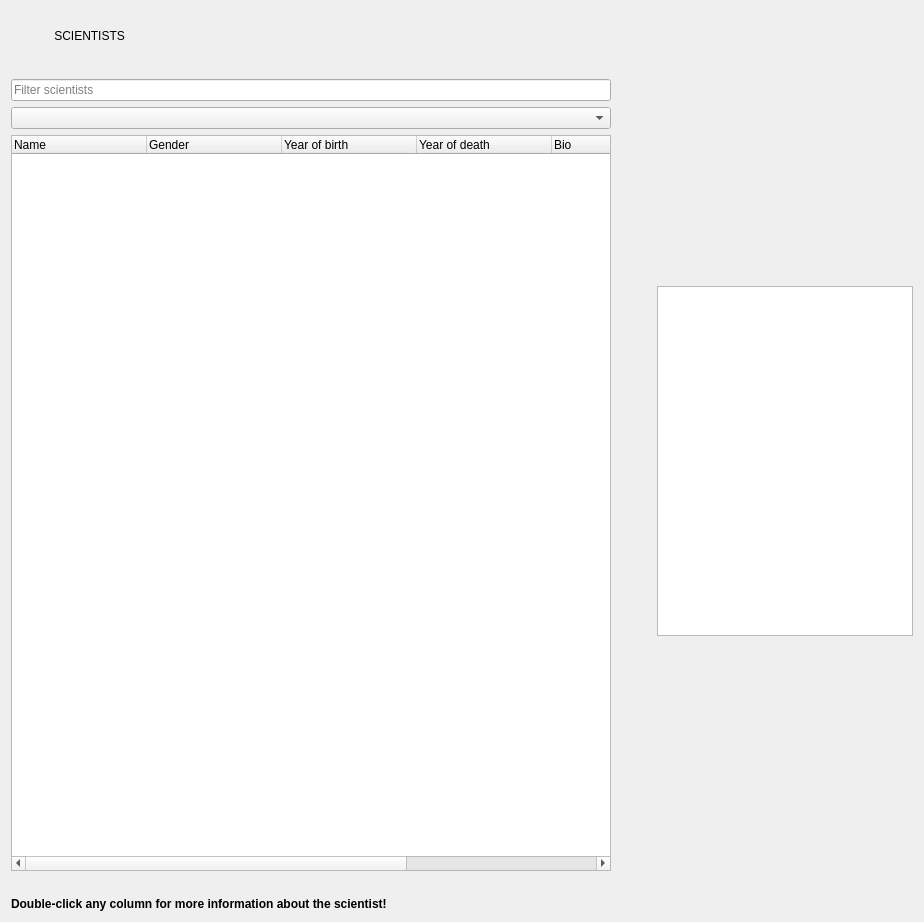
          <widget class="QWidget" name="tab">
           <attribute name="icon">
            <iconset resource="images.qrc">
             <normaloff>:/Buttons/skil3-scientists.png</normaloff>:/Buttons/skil3-scientists.png</iconset>
           </attribute>
           <attribute name="title">
            <string/>
           </attribute>
           <layout class="QHBoxLayout" name="horizontalLayout_13">
            <item>
             <spacer name="horizontalSpacer_5">
              <property name="orientation">
               <enum>Qt::Horizontal</enum>
              </property>
              <property name="sizeType">
               <enum>QSizePolicy::Fixed</enum>
              </property>
              <property name="sizeHint" stdset="0">
               <size>
                <width>0</width>
                <height>20</height>
               </size>
              </property>
             </spacer>
            </item>
            <item>
             <layout class="QVBoxLayout" name="verticalLayout">
              <item>
               <widget class="QLabel" name="label_12">
                <property name="minimumSize">
                 <size>
                  <width>0</width>
                  <height>50</height>
                 </size>
                </property>
                <property name="maximumSize">
                 <size>
                  <width>16777215</width>
                  <height>50</height>
                 </size>
                </property>
                <property name="styleSheet">
                 <string notr="true">font: 18pt &quot;Agency FB&quot;;
image: url(:/Buttons/skil3-scientists.png);
image-position: left;</string>
                </property>
                <property name="text">
                 <string>             SCIENTISTS</string>
                </property>
               </widget>
              </item>
              <item>
               <spacer name="verticalSpacer_15">
                <property name="orientation">
                 <enum>Qt::Vertical</enum>
                </property>
                <property name="sizeType">
                 <enum>QSizePolicy::Fixed</enum>
                </property>
                <property name="sizeHint" stdset="0">
                 <size>
                  <width>20</width>
                  <height>12</height>
                 </size>
                </property>
               </spacer>
              </item>
              <item>
               <widget class="QLineEdit" name="lineEditScientists">
                <property name="minimumSize">
                 <size>
                  <width>600</width>
                  <height>0</height>
                 </size>
                </property>
                <property name="maximumSize">
                 <size>
                  <width>900</width>
                  <height>16777215</height>
                 </size>
                </property>
                <property name="placeholderText">
                 <string>Filter scientists</string>
                </property>
               </widget>
              </item>
              <item>
               <widget class="QComboBox" name="dropDownScientists">
                <property name="minimumSize">
                 <size>
                  <width>600</width>
                  <height>0</height>
                 </size>
                </property>
                <property name="maximumSize">
                 <size>
                  <width>900</width>
                  <height>16777215</height>
                 </size>
                </property>
               </widget>
              </item>
              <item>
               <widget class="QTableWidget" name="tableScientists">
                <property name="minimumSize">
                 <size>
                  <width>600</width>
                  <height>0</height>
                 </size>
                </property>
                <property name="maximumSize">
                 <size>
                  <width>900</width>
                  <height>16777215</height>
                 </size>
                </property>
                <property name="autoFillBackground">
                 <bool>true</bool>
                </property>
                <property name="editTriggers">
                 <set>QAbstractItemView::NoEditTriggers</set>
                </property>
                <property name="alternatingRowColors">
                 <bool>true</bool>
                </property>
                <property name="showGrid">
                 <bool>false</bool>
                </property>
                <property name="sortingEnabled">
                 <bool>true</bool>
                </property>
                <attribute name="horizontalHeaderCascadingSectionResizes">
                 <bool>false</bool>
                </attribute>
                <attribute name="horizontalHeaderDefaultSectionSize">
                 <number>135</number>
                </attribute>
                <attribute name="horizontalHeaderMinimumSectionSize">
                 <number>70</number>
                </attribute>
                <attribute name="horizontalHeaderStretchLastSection">
                 <bool>true</bool>
                </attribute>
                <attribute name="verticalHeaderDefaultSectionSize">
                 <number>30</number>
                </attribute>
                <column>
                 <property name="text">
                  <string>Name</string>
                 </property>
                 <property name="textAlignment">
                  <set>AlignLeading|AlignVCenter</set>
                 </property>
                </column>
                <column>
                 <property name="text">
                  <string>Gender</string>
                 </property>
                 <property name="textAlignment">
                  <set>AlignLeading|AlignVCenter</set>
                 </property>
                </column>
                <column>
                 <property name="text">
                  <string>Year of birth</string>
                 </property>
                 <property name="textAlignment">
                  <set>AlignLeading|AlignVCenter</set>
                 </property>
                </column>
                <column>
                 <property name="text">
                  <string>Year of death</string>
                 </property>
                 <property name="textAlignment">
                  <set>AlignLeading|AlignVCenter</set>
                 </property>
                </column>
                <column>
                 <property name="text">
                  <string>Bio</string>
                 </property>
                 <property name="textAlignment">
                  <set>AlignLeading|AlignVCenter</set>
                 </property>
                </column>
                <column>
                 <property name="text">
                  <string>ID</string>
                 </property>
                </column>
               </widget>
              </item>
              <item>
               <widget class="QLabel" name="counterSciDB">
                <property name="text">
                 <string/>
                </property>
               </widget>
              </item>
              <item>
               <widget class="QLabel" name="label_15">
                <property name="text">
                 <string>&lt;html&gt;&lt;head/&gt;&lt;body&gt;&lt;p&gt;&lt;span style=&quot; font-weight:600;&quot;&gt;Double-click any column for more information about the scientist!&lt;/span&gt;&lt;/p&gt;&lt;/body&gt;&lt;/html&gt;</string>
                </property>
               </widget>
              </item>
             </layout>
            </item>
            <item>
             <spacer name="horizontalSpacer_4">
              <property name="orientation">
               <enum>Qt::Horizontal</enum>
              </property>
              <property name="sizeType">
               <enum>QSizePolicy::Maximum</enum>
              </property>
              <property name="sizeHint" stdset="0">
               <size>
                <width>40</width>
                <height>900</height>
               </size>
              </property>
             </spacer>
            </item>
            <item>
             <widget class="QTextBrowser" name="textBrowserBio">
              <property name="maximumSize">
               <size>
                <width>600</width>
                <height>350</height>
               </size>
              </property>
              <property name="font">
               <font>
                <family>MS Shell Dlg 2</family>
                <pointsize>8</pointsize>
                <weight>50</weight>
                <italic>false</italic>
                <bold>false</bold>
               </font>
              </property>
              <property name="autoFillBackground">
               <bool>true</bool>
              </property>
              <property name="styleSheet">
               <string notr="true">font: 8pt &quot;MS Shell Dlg 2&quot;;</string>
              </property>
              <property name="html">
               <string>&lt;!DOCTYPE HTML PUBLIC &quot;-//W3C//DTD HTML 4.0//EN&quot; &quot;http://www.w3.org/TR/REC-html40/strict.dtd&quot;&gt;
&lt;html&gt;&lt;head&gt;&lt;meta name=&quot;qrichtext&quot; content=&quot;1&quot; /&gt;&lt;style type=&quot;text/css&quot;&gt;
p, li { white-space: pre-wrap; }
&lt;/style&gt;&lt;/head&gt;&lt;body style=&quot; font-family:'MS Shell Dlg 2'; font-size:8pt; font-weight:400; font-style:normal;&quot;&gt;
&lt;p align=&quot;justify&quot; style=&quot;-qt-paragraph-type:empty; margin-top:0px; margin-bottom:0px; margin-left:0px; margin-right:0px; -qt-block-indent:0; text-indent:0px;&quot;&gt;&lt;br /&gt;&lt;/p&gt;&lt;/body&gt;&lt;/html&gt;</string>
              </property>
             </widget>
            </item>
           </layout>
          </widget>
